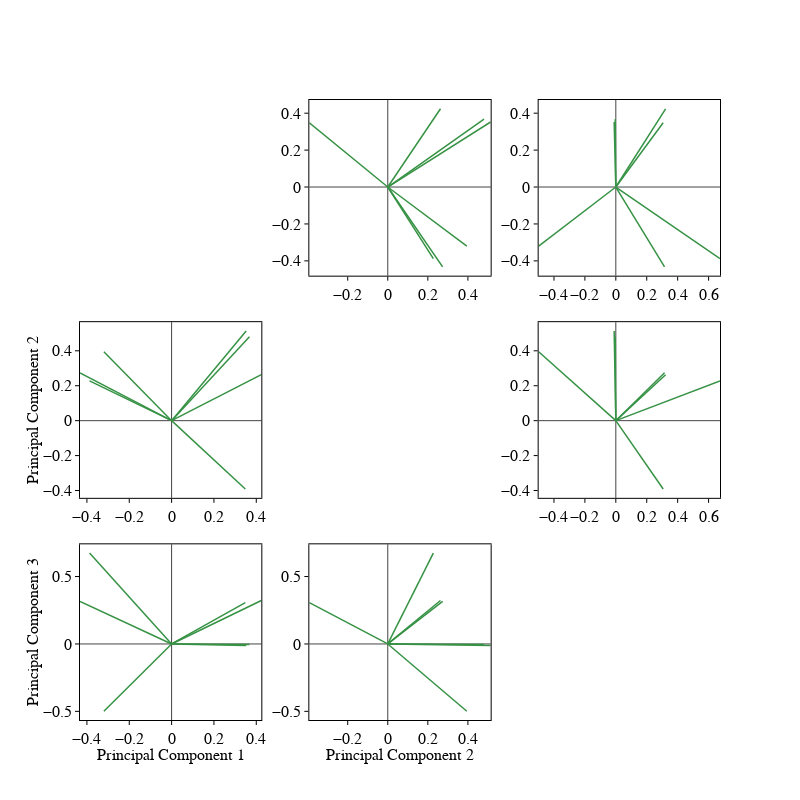

The cell this chart's notebook holds for it:
### Markdown cell above
### Plot loadings of first 3 PCs ###

### Code cell
fig = make_subplots(rows=3, cols=3, vertical_spacing=0.075, shared_xaxes=False, shared_yaxes=False, horizontal_spacing=0.075)
for k in range(3):
    for l in range(3):
        if k!=l:
            for i, analyte in enumerate(features):
                fig.add_trace(go.Scatter(x=[0]+[pca.components_[l,i]],
                                             y=[0]+[pca.components_[k,i]],
                                             mode='lines', showlegend=False,
                                             line=dict(width=1.5, color='rgb(54, 146, 68)'),
                                             name=analyte), row=k+1, col=l+1)
                if k==2:
                    fig.update_xaxes(title='Principal Component '+str(l+1), ticks='outside', ticklen=4, tickangle=0, nticks=8, title_standoff=0.5,

                                      titlefont=dict(family='Myriad Pro', size=16, color='black'),row=k+1, col=l+1)
                if l==0:
                    fig.update_yaxes(title='Principal Component '+str(k+1), ticks='outside', ticklen=4, tickangle=0, title_standoff=0,
                                      titlefont=dict(family='Myriad Pro', size=16, color='black'),row=k+1, col=l+1)

                if k!=2:
                    fig.update_xaxes(ticks='')

                        
                        
fig.update_layout(height=800, width=800, legend_x= 0.1, legend_y=-0.15, legend_font=dict(family='Myriad Pro', size=12, color='black'), legend_orientation='h')
fig.update_xaxes(showline=True, linewidth=1, linecolor='black', mirror=True, side='bottom',
                              ticks='outside', ticklen=4, tickangle=0, nticks=8,
                              tickfont=dict(size=16, family='Myriad Pro', color='black'), tickcolor='black',
                              showgrid=False,zeroline=True)
fig.update_yaxes(showgrid=False, zeroline=True,
                            tickfont=dict(family='Myriad Pro',size=16, color='black'), tickcolor='black', 

                              showline=True, linewidth=1, linecolor='black', mirror=True,
                              ticks='outside', ticklen=4, tickangle=0)
plot(fig)
#pio.write_image(fig,"Figures/si_fig_glc_pca_loadings.svg",format='svg')

### Figure 1 — Plotly figure (JSON) as saved in the notebook; plotly's stock layout.template omitted (floating-point values rounded to 4 significant figures)
{"data": [{"line": {"color": "rgb(54, 146, 68)", "width": 1.5}, "mode": "lines", "name": "acetate", "showlegend": false, "type": "scatter", "x": [0, 0.5137], "xaxis": "x2", "y": [0, 0.3522], "yaxis": "y2"}, {"line": {"color": "rgb(54, 146, 68)", "width": 1.5}, "mode": "lines", "name": "formate", "showlegend": false, "type": "scatter", "x": [0, 0.4806], "xaxis": "x2", "y": [0, 0.3678], "yaxis": "y2"}, {"line": {"color": "rgb(54, 146, 68)", "width": 1.5}, "mode": "lines", "name": "lactate", "showlegend": false, "type": "scatter", "x": [0, 0.2739], "xaxis": "x2", "y": [0, -0.4327], "yaxis": "y2"}, {"line": {"color": "rgb(54, 146, 68)", "width": 1.5}, "mode": "lines", "name": "pyruvate", "showlegend": false, "type": "scatter", "x": [0, 0.3948], "xaxis": "x2", "y": [0, -0.3199], "yaxis": "y2"}, {"line": {"color": "rgb(54, 146, 68)", "width": 1.5}, "mode": "lines", "name": "succinate", "showlegend": false, "type": "scatter", "x": [0, 0.2274], "xaxis": "x2", "y": [0, -0.3876], "yaxis": "y2"}, {"line": {"color": "rgb(54, 146, 68)", "width": 1.5}, "mode": "lines", "name": "growth_rate", "showlegend": false, "type": "scatter", "x": [0, 0.2631], "xaxis": "x2", "y": [0, 0.4239], "yaxis": "y2"}, {"line": {"color": "rgb(54, 146, 68)", "width": 1.5}, "mode": "lines", "name": "biomass_yield", "showlegend": false, "type": "scatter", "x": [0, -0.3916], "xaxis": "x2", "y": [0, 0.3482], "yaxis": "y2"}, {"line": {"color": "rgb(54, 146, 68)", "width": 1.5}, "mode": "lines", "name": "acetate", "showlegend": false, "type": "scatter", "x": [0, -0.01076], "xaxis": "x3", "y": [0, 0.3522], "yaxis": "y3"}, {"line": {"color": "rgb(54, 146, 68)", "width": 1.5}, "mode": "lines", "name": "formate", "showlegend": false, "type": "scatter", "x": [0, -0.003848], "xaxis": "x3", "y": [0, 0.3678], "yaxis": "y3"}, {"line": {"color": "rgb(54, 146, 68)", "width": 1.5}, "mode": "lines", "name": "lactate", "showlegend": false, "type": "scatter", "x": [0, 0.3152], "xaxis": "x3", "y": [0, -0.4327], "yaxis": "y3"}, {"line": {"color": "rgb(54, 146, 68)", "width": 1.5}, "mode": "lines", "name": "pyruvate", "showlegend": false, "type": "scatter", "x": [0, -0.499], "xaxis": "x3", "y": [0, -0.3199], "yaxis": "y3"}, {"line": {"color": "rgb(54, 146, 68)", "width": 1.5}, "mode": "lines", "name": "succinate", "showlegend": false, "type": "scatter", "x": [0, 0.6738], "xaxis": "x3", "y": [0, -0.3876], "yaxis": "y3"}, {"line": {"color": "rgb(54, 146, 68)", "width": 1.5}, "mode": "lines", "name": "growth_rate", "showlegend": false, "type": "scatter", "x": [0, 0.322], "xaxis": "x3", "y": [0, 0.4239], "yaxis": "y3"}, {"line": {"color": "rgb(54, 146, 68)", "width": 1.5}, "mode": "lines", "name": "biomass_yield", "showlegend": false, "type": "scatter", "x": [0, 0.3063], "xaxis": "x3", "y": [0, 0.3482], "yaxis": "y3"}, {"line": {"color": "rgb(54, 146, 68)", "width": 1.5}, "mode": "lines", "name": "acetate", "showlegend": false, "type": "scatter", "x": [0, 0.3522], "xaxis": "x4", "y": [0, 0.5137], "yaxis": "y4"}, {"line": {"color": "rgb(54, 146, 68)", "width": 1.5}, "mode": "lines", "name": "formate", "showlegend": false, "type": "scatter", "x": [0, 0.3678], "xaxis": "x4", "y": [0, 0.4806], "yaxis": "y4"}, {"line": {"color": "rgb(54, 146, 68)", "width": 1.5}, "mode": "lines", "name": "lactate", "showlegend": false, "type": "scatter", "x": [0, -0.4327], "xaxis": "x4", "y": [0, 0.2739], "yaxis": "y4"}, {"line": {"color": "rgb(54, 146, 68)", "width": 1.5}, "mode": "lines", "name": "pyruvate", "showlegend": false, "type": "scatter", "x": [0, -0.3199], "xaxis": "x4", "y": [0, 0.3948], "yaxis": "y4"}, {"line": {"color": "rgb(54, 146, 68)", "width": 1.5}, "mode": "lines", "name": "succinate", "showlegend": false, "type": "scatter", "x": [0, -0.3876], "xaxis": "x4", "y": [0, 0.2274], "yaxis": "y4"}, {"line": {"color": "rgb(54, 146, 68)", "width": 1.5}, "mode": "lines", "name": "growth_rate", "showlegend": false, "type": "scatter", "x": [0, 0.4239], "xaxis": "x4", "y": [0, 0.2631], "yaxis": "y4"}, {"line": {"color": "rgb(54, 146, 68)", "width": 1.5}, "mode": "lines", "name": "biomass_yield", "showlegend": false, "type": "scatter", "x": [0, 0.3482], "xaxis": "x4", "y": [0, -0.3916], "yaxis": "y4"}, {"line": {"color": "rgb(54, 146, 68)", "width": 1.5}, "mode": "lines", "name": "acetate", "showlegend": false, "type": "scatter", "x": [0, -0.01076], "xaxis": "x6", "y": [0, 0.5137], "yaxis": "y6"}, {"line": {"color": "rgb(54, 146, 68)", "width": 1.5}, "mode": "lines", "name": "formate", "showlegend": false, "type": "scatter", "x": [0, -0.003848], "xaxis": "x6", "y": [0, 0.4806], "yaxis": "y6"}, {"line": {"color": "rgb(54, 146, 68)", "width": 1.5}, "mode": "lines", "name": "lactate", "showlegend": false, "type": "scatter", "x": [0, 0.3152], "xaxis": "x6", "y": [0, 0.2739], "yaxis": "y6"}, {"line": {"color": "rgb(54, 146, 68)", "width": 1.5}, "mode": "lines", "name": "pyruvate", "showlegend": false, "type": "scatter", "x": [0, -0.499], "xaxis": "x6", "y": [0, 0.3948], "yaxis": "y6"}, {"line": {"color": "rgb(54, 146, 68)", "width": 1.5}, "mode": "lines", "name": "succinate", "showlegend": false, "type": "scatter", "x": [0, 0.6738], "xaxis": "x6", "y": [0, 0.2274], "yaxis": "y6"}, {"line": {"color": "rgb(54, 146, 68)", "width": 1.5}, "mode": "lines", "name": "growth_rate", "showlegend": false, "type": "scatter", "x": [0, 0.322], "xaxis": "x6", "y": [0, 0.2631], "yaxis": "y6"}, {"line": {"color": "rgb(54, 146, 68)", "width": 1.5}, "mode": "lines", "name": "biomass_yield", "showlegend": false, "type": "scatter", "x": [0, 0.3063], "xaxis": "x6", "y": [0, -0.3916], "yaxis": "y6"}, {"line": {"color": "rgb(54, 146, 68)", "width": 1.5}, "mode": "lines", "name": "acetate", "showlegend": false, "type": "scatter", "x": [0, 0.3522], "xaxis": "x7", "y": [0, -0.01076], "yaxis": "y7"}, {"line": {"color": "rgb(54, 146, 68)", "width": 1.5}, "mode": "lines", "name": "formate", "showlegend": false, "type": "scatter", "x": [0, 0.3678], "xaxis": "x7", "y": [0, -0.003848], "yaxis": "y7"}, {"line": {"color": "rgb(54, 146, 68)", "width": 1.5}, "mode": "lines", "name": "lactate", "showlegend": false, "type": "scatter", "x": [0, -0.4327], "xaxis": "x7", "y": [0, 0.3152], "yaxis": "y7"}, {"line": {"color": "rgb(54, 146, 68)", "width": 1.5}, "mode": "lines", "name": "pyruvate", "showlegend": false, "type": "scatter", "x": [0, -0.3199], "xaxis": "x7", "y": [0, -0.499], "yaxis": "y7"}, {"line": {"color": "rgb(54, 146, 68)", "width": 1.5}, "mode": "lines", "name": "succinate", "showlegend": false, "type": "scatter", "x": [0, -0.3876], "xaxis": "x7", "y": [0, 0.6738], "yaxis": "y7"}, {"line": {"color": "rgb(54, 146, 68)", "width": 1.5}, "mode": "lines", "name": "growth_rate", "showlegend": false, "type": "scatter", "x": [0, 0.4239], "xaxis": "x7", "y": [0, 0.322], "yaxis": "y7"}, {"line": {"color": "rgb(54, 146, 68)", "width": 1.5}, "mode": "lines", "name": "biomass_yield", "showlegend": false, "type": "scatter", "x": [0, 0.3482], "xaxis": "x7", "y": [0, 0.3063], "yaxis": "y7"}, {"line": {"color": "rgb(54, 146, 68)", "width": 1.5}, "mode": "lines", "name": "acetate", "showlegend": false, "type": "scatter", "x": [0, 0.5137], "xaxis": "x8", "y": [0, -0.01076], "yaxis": "y8"}, {"line": {"color": "rgb(54, 146, 68)", "width": 1.5}, "mode": "lines", "name": "formate", "showlegend": false, "type": "scatter", "x": [0, 0.4806], "xaxis": "x8", "y": [0, -0.003848], "yaxis": "y8"}, {"line": {"color": "rgb(54, 146, 68)", "width": 1.5}, "mode": "lines", "name": "lactate", "showlegend": false, "type": "scatter", "x": [0, 0.2739], "xaxis": "x8", "y": [0, 0.3152], "yaxis": "y8"}, {"line": {"color": "rgb(54, 146, 68)", "width": 1.5}, "mode": "lines", "name": "pyruvate", "showlegend": false, "type": "scatter", "x": [0, 0.3948], "xaxis": "x8", "y": [0, -0.499], "yaxis": "y8"}, {"line": {"color": "rgb(54, 146, 68)", "width": 1.5}, "mode": "lines", "name": "succinate", "showlegend": false, "type": "scatter", "x": [0, 0.2274], "xaxis": "x8", "y": [0, 0.6738], "yaxis": "y8"}, {"line": {"color": "rgb(54, 146, 68)", "width": 1.5}, "mode": "lines", "name": "growth_rate", "showlegend": false, "type": "scatter", "x": [0, 0.2631], "xaxis": "x8", "y": [0, 0.322], "yaxis": "y8"}, {"line": {"color": "rgb(54, 146, 68)", "width": 1.5}, "mode": "lines", "name": "biomass_yield", "showlegend": false, "type": "scatter", "x": [0, -0.3916], "xaxis": "x8", "y": [0, 0.3063], "yaxis": "y8"}], "layout": {"height": 800, "legend": {"font": {"color": "black", "family": "Myriad Pro", "size": 12}, "orientation": "h", "x": 0.1, "y": -0.15}, "width": 800, "xaxis": {"anchor": "y", "domain": [0, 0.2833], "linecolor": "black", "linewidth": 1, "mirror": true, "nticks": 8, "showgrid": false, "showline": true, "side": "bottom", "tickangle": 0, "tickcolor": "black", "tickfont": {"color": "black", "family": "Myriad Pro", "size": 16}, "ticklen": 4, "ticks": "outside", "zeroline": true}, "xaxis2": {"anchor": "y2", "domain": [0.3583, 0.6417], "linecolor": "black", "linewidth": 1, "mirror": true, "nticks": 8, "showgrid": false, "showline": true, "side": "bottom", "tickangle": 0, "tickcolor": "black", "tickfont": {"color": "black", "family": "Myriad Pro", "size": 16}, "ticklen": 4, "ticks": "outside", "zeroline": true}, "xaxis3": {"anchor": "y3", "domain": [0.7167, 1], "linecolor": "black", "linewidth": 1, "mirror": true, "nticks": 8, "showgrid": false, "showline": true, "side": "bottom", "tickangle": 0, "tickcolor": "black", "tickfont": {"color": "black", "family": "Myriad Pro", "size": 16}, "ticklen": 4, "ticks": "outside", "zeroline": true}, "xaxis4": {"anchor": "y4", "domain": [0, 0.2833], "linecolor": "black", "linewidth": 1, "mirror": true, "nticks": 8, "showgrid": false, "showline": true, "side": "bottom", "tickangle": 0, "tickcolor": "black", "tickfont": {"color": "black", "family": "Myriad Pro", "size": 16}, "ticklen": 4, "ticks": "outside", "zeroline": true}, "xaxis5": {"anchor": "y5", "domain": [0.3583, 0.6417], "linecolor": "black", "linewidth": 1, "mirror": true, "nticks": 8, "showgrid": false, "showline": true, "side": "bottom", "tickangle": 0, "tickcolor": "black", "tickfont": {"color": "black", "family": "Myriad Pro", "size": 16}, "ticklen": 4, "ticks": "outside", "zeroline": true}, "xaxis6": {"anchor": "y6", "domain": [0.7167, 1], "linecolor": "black", "linewidth": 1, "mirror": true, "nticks": 8, "showgrid": false, "showline": true, "side": "bottom", "tickangle": 0, "tickcolor": "black", "tickfont": {"color": "black", "family": "Myriad Pro", "size": 16}, "ticklen": 4, "ticks": "outside", "zeroline": true}, "xaxis7": {"anchor": "y7", "domain": [0, 0.2833], "linecolor": "black", "linewidth": 1, "mirror": true, "nticks": 8, "showgrid": false, "showline": true, "side": "bottom", "tickangle": 0, "tickcolor": "black", "tickfont": {"color": "black", "family": "Myriad Pro", "size": 16}, "ticklen": 4, "ticks": "outside", "title": {"font": {"color": "black", "family": "Myriad Pro", "size": 16}, "standoff": 0.5, "text": "Principal Component 1"}, "zeroline": true}, "xaxis8": {"anchor": "y8", "domain": [0.3583, 0.6417], "linecolor": "black", "linewidth": 1, "mirror": true, "nticks": 8, "showgrid": false, "showline": true, "side": "bottom", "tickangle": 0, "tickcolor": "black", "tickfont": {"color": "black", "family": "Myriad Pro", "size": 16}, "ticklen": 4, "ticks": "outside", "title": {"font": {"color": "black", "family": "Myriad Pro", "size": 16}, "standoff": 0.5, "text": "Principal Component 2"}, "zeroline": true}, "xaxis9": {"anchor": "y9", "domain": [0.7167, 1], "linecolor": "black", "linewidth": 1, "mirror": true, "nticks": 8, "showgrid": false, "showline": true, "side": "bottom", "tickangle": 0, "tickcolor": "black", "tickfont": {"color": "black", "family": "Myriad Pro", "size": 16}, "ticklen": 4, "ticks": "outside", "zeroline": true}, "yaxis": {"anchor": "x", "domain": [0.7167, 1], "linecolor": "black", "linewidth": 1, "mirror": true, "showgrid": false, "showline": true, "tickangle": 0, "tickcolor": "black", "tickfont": {"color": "black", "family": "Myriad Pro", "size": 16}, "ticklen": 4, "ticks": "outside", "zeroline": true}, "yaxis2": {"anchor": "x2", "domain": [0.7167, 1], "linecolor": "black", "linewidth": 1, "mirror": true, "showgrid": false, "showline": true, "tickangle": 0, "tickcolor": "black", "tickfont": {"color": "black", "family": "Myriad Pro", "size": 16}, "ticklen": 4, "ticks": "outside", "zeroline": true}, "yaxis3": {"anchor": "x3", "domain": [0.7167, 1], "linecolor": "black", "linewidth": 1, "mirror": true, "showgrid": false, "showline": true, "tickangle": 0, "tickcolor": "black", "tickfont": {"color": "black", "family": "Myriad Pro", "size": 16}, "ticklen": 4, "ticks": "outside", "zeroline": true}, "yaxis4": {"anchor": "x4", "domain": [0.3583, 0.6417], "linecolor": "black", "linewidth": 1, "mirror": true, "showgrid": false, "showline": true, "tickangle": 0, "tickcolor": "black", "tickfont": {"color": "black", "family": "Myriad Pro", "size": 16}, "ticklen": 4, "ticks": "outside", "title": {"font": {"color": "black", "family": "Myriad Pro", "size": 16}, "standoff": 0, "text": "Principal Component 2"}, "zeroline": true}, "yaxis5": {"anchor": "x5", "domain": [0.3583, 0.6417], "linecolor": "black", "linewidth": 1, "mirror": true, "showgrid": false, "showline": true, "tickangle": 0, "tickcolor": "black", "tickfont": {"color": "black", "family": "Myriad Pro", "size": 16}, "ticklen": 4, "ticks": "outside", "zeroline": true}, "yaxis6": {"anchor": "x6", "domain": [0.3583, 0.6417], "linecolor": "black", "linewidth": 1, "mirror": true, "showgrid": false, "showline": true, "tickangle": 0, "tickcolor": "black", "tickfont": {"color": "black", "family": "Myriad Pro", "size": 16}, "ticklen": 4, "ticks": "outside", "zeroline": true}, "yaxis7": {"anchor": "x7", "domain": [0, 0.2833], "linecolor": "black", "linewidth": 1, "mirror": true, "showgrid": false, "showline": true, "tickangle": 0, "tickcolor": "black", "tickfont": {"color": "black", "family": "Myriad Pro", "size": 16}, "ticklen": 4, "ticks": "outside", "title": {"font": {"color": "black", "family": "Myriad Pro", "size": 16}, "standoff": 0, "text": "Principal Component 3"}, "zeroline": true}, "yaxis8": {"anchor": "x8", "domain": [0, 0.2833], "linecolor": "black", "linewidth": 1, "mirror": true, "showgrid": false, "showline": true, "tickangle": 0, "tickcolor": "black", "tickfont": {"color": "black", "family": "Myriad Pro", "size": 16}, "ticklen": 4, "ticks": "outside", "zeroline": true}, "yaxis9": {"anchor": "x9", "domain": [0, 0.2833], "linecolor": "black", "linewidth": 1, "mirror": true, "showgrid": false, "showline": true, "tickangle": 0, "tickcolor": "black", "tickfont": {"color": "black", "family": "Myriad Pro", "size": 16}, "ticklen": 4, "ticks": "outside", "zeroline": true}}}
